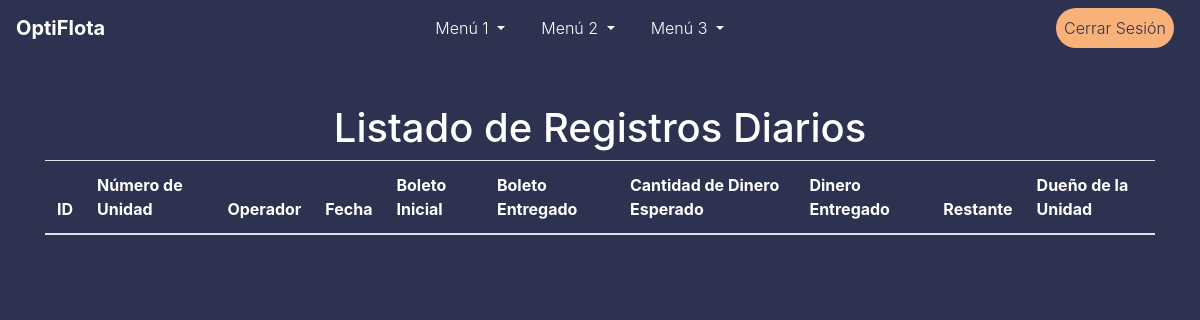
/list/list_daily_records (signed in), run on an earlier commit of the app's database.
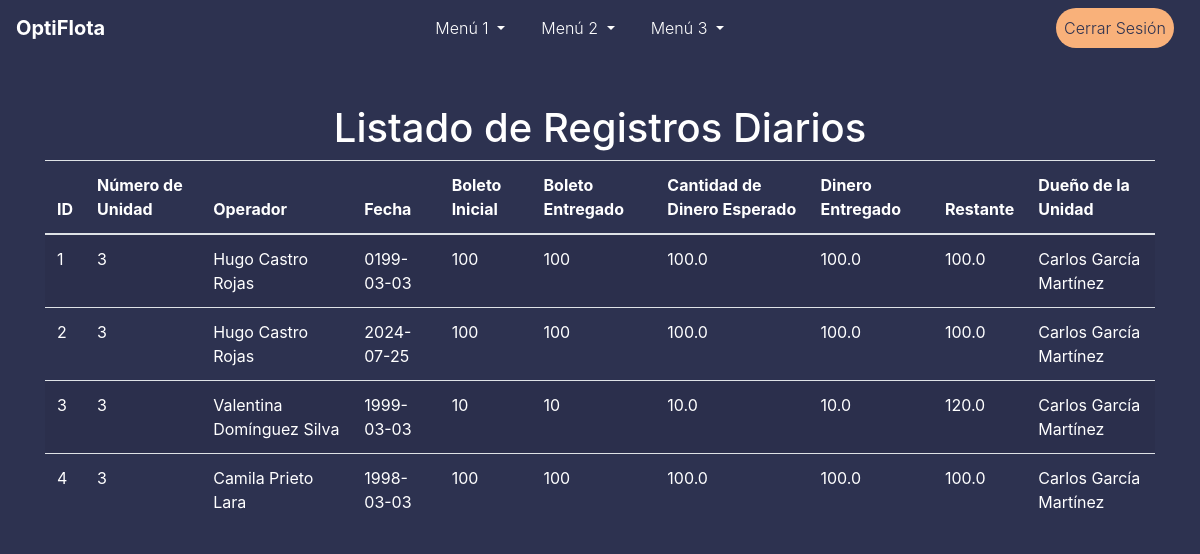
And on a later commit of the database.
### models.py (models this page shows)
class DailyUnitRecord(db.Model):
    id = db.Column(db.Integer, primary_key=True)
    unit_id = db.Column(db.Integer, db.ForeignKey('unit.id'), nullable=False)
    operador_id = db.Column(db.Integer, db.ForeignKey('operator.id'), nullable=False)
    nombre_chofer = db.Column(db.String(100), nullable=False)
    fecha = db.Column(db.Date, default=datetime.utcnow, nullable=False)
    boleto_inicial = db.Column(db.String(50), nullable=False)
    boleto_entregado = db.Column(db.String(50), nullable=False)
    cantidad_dinero_esperado = db.Column(db.Float, nullable=False)
    dinero_entregado = db.Column(db.Float, nullable=False)
    restante = db.Column(db.Float, nullable=False)
    dueño_unidad = db.Column(db.String(100), nullable=False)
    unit = db.relationship('Unit', backref=db.backref('daily_records', lazy=True))
    operador = db.relationship('Operator', backref=db.backref('daily_records', lazy=True))

class Operator(db.Model):
    id = db.Column(db.Integer, primary_key=True)
    nombres = db.Column(db.String(50), nullable=False)
    apellido_paterno = db.Column(db.String(50), nullable=False)
    apellido_materno = db.Column(db.String(50), nullable=False)
    fecha_nacimiento = db.Column(db.Date, nullable=False)
    numero_telefonico = db.Column(db.String(20), nullable=False)

### routes/list_daily_records.py (the view)
@list_daily_records_bp.route('/list_daily_records')
@login_required
def list_daily_records():
    records = DailyUnitRecord.query.all()
    return render_template('list_daily_records.html', records=records)

### app.py (called while the page is built)
@login_manager.user_loader
def load_user(user_id):
    return User.query.get(int(user_id))

### templates/list_daily_records.html (shortened to what this page needs)
{% extends "topmenu_template.html" %}
{% block content %}
<div class="container mt-5">
    <h1 class="text-center">Listado de Registros Diarios</h1>
    <table class="table table-striped text-white">
        <thead>
            <tr>
                <th>ID</th>
                <th>Número de Unidad</th>
                <th>Operador</th>
                <th>Fecha</th>
                <th>Boleto Inicial</th>
                <th>Boleto Entregado</th>
                <th>Cantidad de Dinero Esperado</th>
                <th>Dinero Entregado</th>
                <th>Restante</th>
                <th>Dueño de la Unidad</th>
            </tr>
        </thead>
        <tbody>
            {% for record in records %}
                <tr>
                    <td>{{ record.id }}</td>
                    <td>{{ record.unit_id }}</td>
                    <td>{{ record.operador.nombres }} {{ record.operador.apellido_paterno }} {{ record.operador.apellido_materno }}</td>
                    <td>{{ record.fecha }}</td>
                    <td>{{ record.boleto_inicial }}</td>
                    <td>{{ record.boleto_entregado }}</td>
                    <td>{{ record.cantidad_dinero_esperado }}</td>
                    <td>{{ record.dinero_entregado }}</td>
                    <td>{{ record.restante }}</td>
                    <td>{{ record.dueño_unidad }}</td>
                </tr>
            {% endfor %}
        </tbody>
    </table>
</div>
{% endblock %}

### templates/topmenu_template.html (shortened to what this page needs)
<!DOCTYPE html>
<html lang="en">
<head>
    <link rel="stylesheet" href="https://stackpath.bootstrapcdn.com/bootstrap/4.5.2/css/bootstrap.min.css">
    <link rel="stylesheet" href="{{ url_for('static', filename='css/styles.css') }}">
</head>
<body>
<nav class="navbar navbar-expand-lg">
    <a class="navbar-brand" href="{{ url_for('main_routes_bp.home') }}">OptiFlota</a>
    <div class="collapse navbar-collapse" id="navbarNav">
        <ul class="navbar-nav mx-auto">
            <li class="nav-item dropdown">
                <a class="nav-link dropdown-toggle" href="#" id="menu1" role="button" data-toggle="dropdown" aria-haspopup="true" aria-expanded="false">
                    Menú 1
                </a>
            </li>
            <li class="nav-item dropdown">
                <a class="nav-link dropdown-toggle" href="#" id="menu2" role="button" data-toggle="dropdown" aria-haspopup="true" aria-expanded="false">
                    Menú 2
                </a>
            </li>
            <li class="nav-item dropdown">
                <a class="nav-link dropdown-toggle" href="#" id="menu3" role="button" data-toggle="dropdown" aria-haspopup="true" aria-expanded="false">
                    Menú 3
                </a>
            </li>
        </ul>
        <ul class="navbar-nav">
            {% if current_user.is_authenticated %}
                <li class="nav-item">
                    <a class="nav-link btn btn-danger btn-custom ml-2" href="{{ url_for('auth_routes_bp.logout') }}">Cerrar Sesión</a>
                </li>
            {% endif %}
        </ul>
    </div>
</nav>
{% block content %}{% endblock %}
</body>
</html>

### static/css/styles.css (style rules this page uses)
:root { --color-fondo: #424769; --color-fondo-mas-fondo: #2d3250; --color-texto: #ffffff; --color-relleno-textbox: #676f9d; --color-boton: #f9b17a; }
body { background-color: var(--color-fondo-mas-fondo); color: var(--color-texto); }
.navbar, .login-container, .jumbotron, .card, .footer { background-color: var(--color-fondo); }
.navbar { background-color: var(--color-fondo-mas-fondo); }
.navbar-brand, .nav-link, .dropdown-item, .footer, .card-body, .jumbotron, .blockquote, .text-muted { color: var(--color-texto) !important; }
.btn-custom { background-color: var(--color-boton); color: var(--color-fondo-mas-fondo) !important; border: none; }

### templates/topmenu_template.html (style rules this page uses)
.navbar-nav .nav-item .nav-link.btn-danger { color: white; }
.navbar { justify-content: space-between; }
.navbar-brand { font-weight: bold; }
.navbar-nav { flex-direction: row; }
.nav-item { padding: 0 10px; }
.nav-link { font-weight: 300; }
.btn-custom { border-radius: 20px; font-weight: 300; }
.navbar-nav.mx-auto { justify-content: center; }

What changed in the data, as far as the page shows it:
added DailyUnitRecord: id "1", unit_id "3", operador.nombres "Hugo", operador.apellido_paterno "Castro", operador.apellido_materno "Rojas", fecha "0199-03-03", boleto_inicial "100", boleto_entregado "100", cantidad_dinero_esperado "100.0", dinero_entregado "100.0", restante "100.0", dueño_unidad "Carlos García Martínez"
added DailyUnitRecord: id "2", unit_id "3", operador.nombres "Hugo", operador.apellido_paterno "Castro", operador.apellido_materno "Rojas", fecha "2024-07-25", boleto_inicial "100", boleto_entregado "100", cantidad_dinero_esperado "100.0", dinero_entregado "100.0", restante "100.0", dueño_unidad "Carlos García Martínez"
added DailyUnitRecord: id "3", unit_id "3", operador.nombres "Valentina", operador.apellido_paterno "Domínguez", operador.apellido_materno "Silva", fecha "1999-03-03", boleto_inicial "10", boleto_entregado "10", cantidad_dinero_esperado "10.0", dinero_entregado "10.0", restante "120.0", dueño_unidad "Carlos García Martínez"
added DailyUnitRecord: id "4", unit_id "3", operador.nombres "Camila", operador.apellido_paterno "Prieto", operador.apellido_materno "Lara", fecha "1998-03-03", boleto_inicial "100", boleto_entregado "100", cantidad_dinero_esperado "100.0", dinero_entregado "100.0", restante "100.0", dueño_unidad "Carlos García Martínez"
